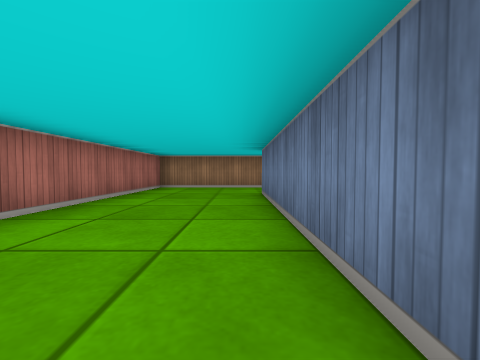
view 1 (above)

24 first-person views from a walk through a cub3D level. The camera is about half as high as the walls, tilts 2° down and sees 90° across. The floor is counted in squares. Each view is taken from the middle of a square. On the plan, view 1 faces up. The plan holds only what a view shows up to about 9 squares ahead; the rest is blank. The place goes on beyond the plan.

view 2
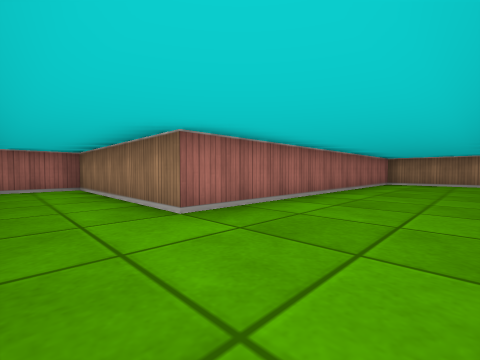

view 3
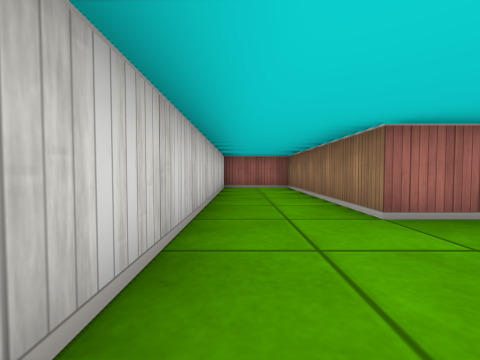

view 4
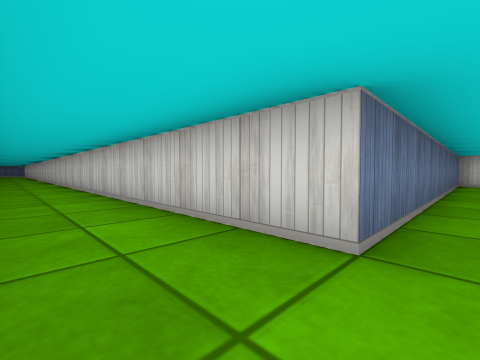

view 5
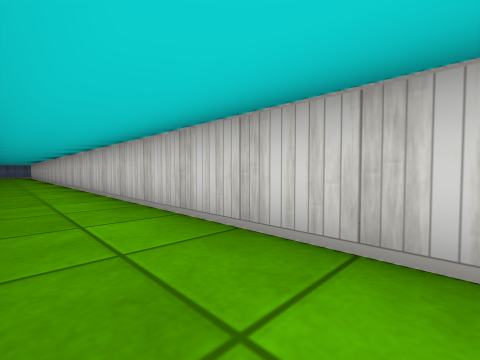

view 6
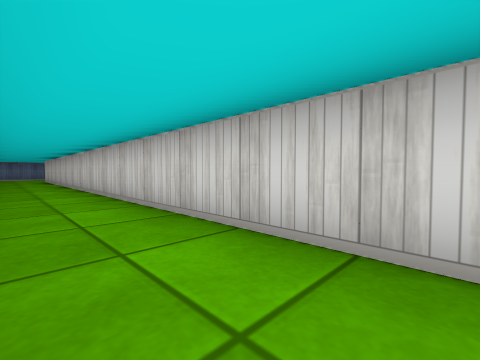

view 7
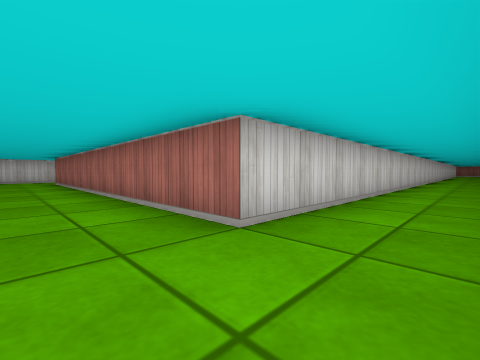

view 8
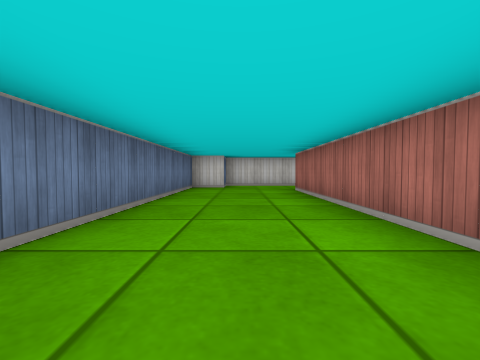

view 9
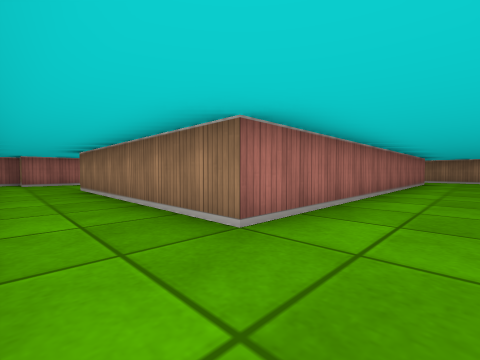

view 10
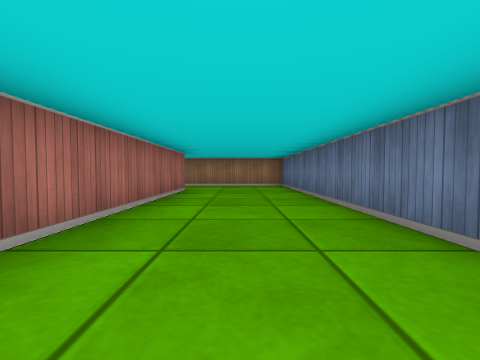

view 11
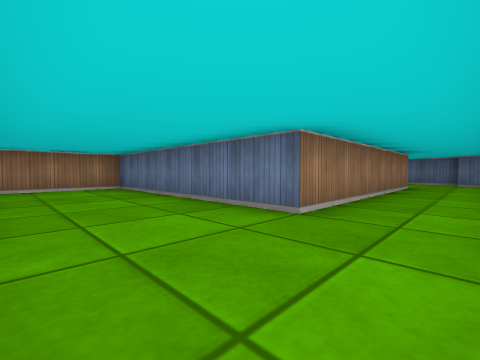

view 12
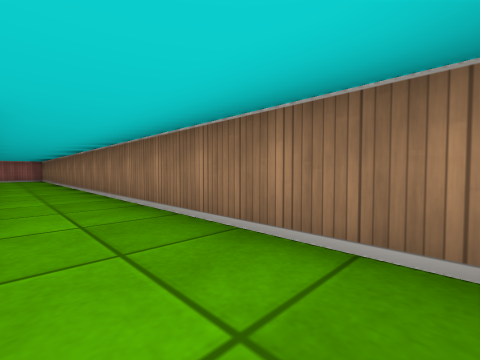

view 13
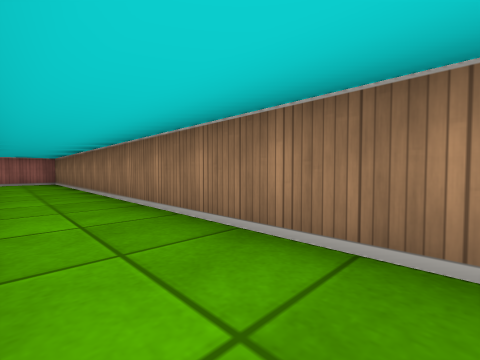

view 14
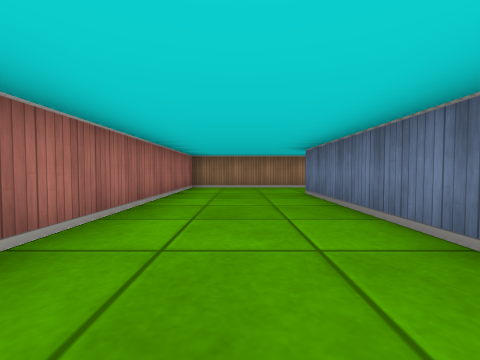

view 15
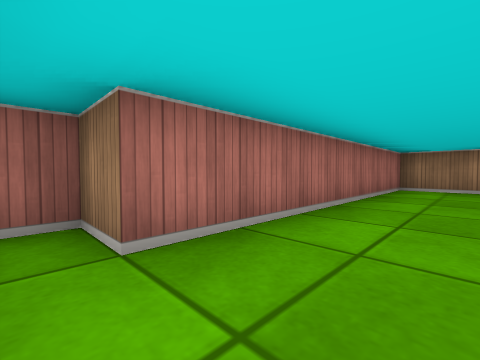

view 16
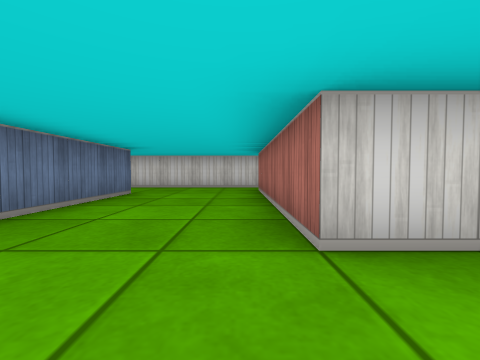

view 17
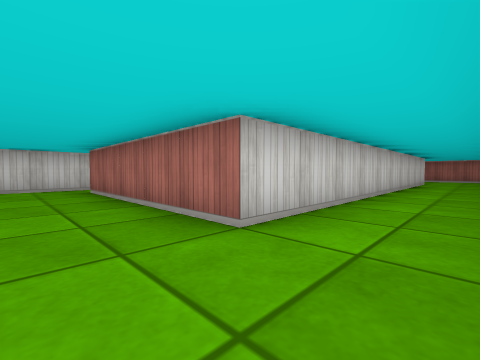

view 18
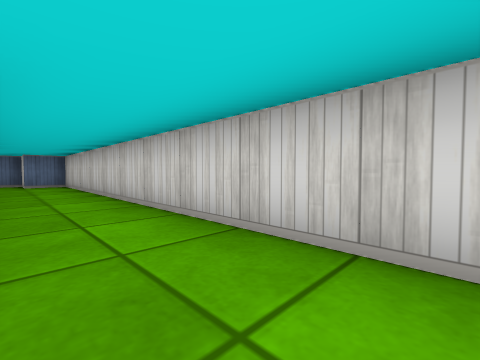

view 19
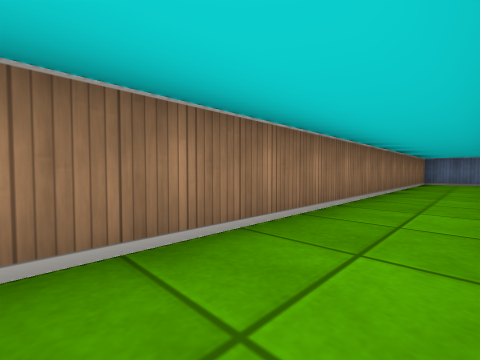

view 20
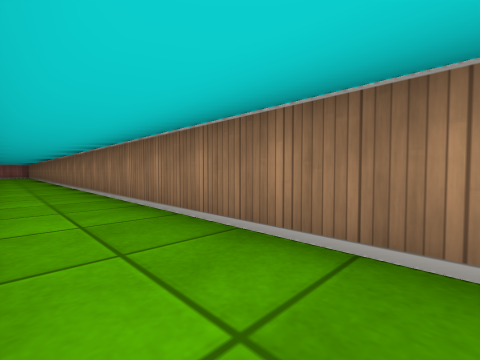

view 21
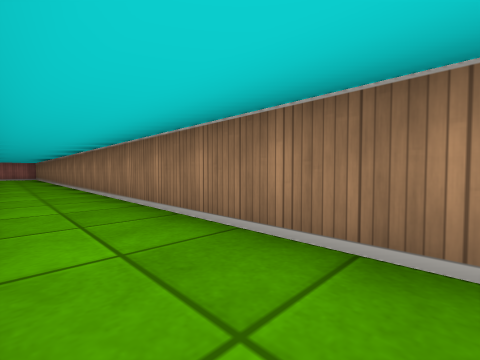

view 22
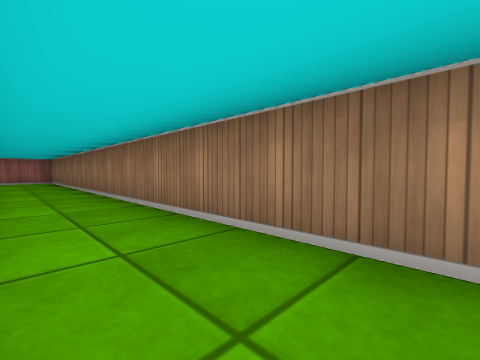

view 23
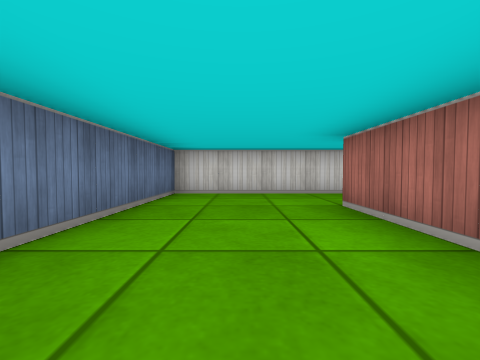

view 24
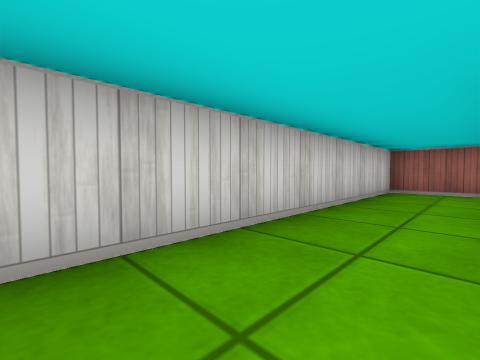

### Floor plan
Points are (right, up) in squares from view 1. A wall is a line through its corners. A room is listed if a view was taken in it or the views show most of it. See-through windows are left out.
Room 1 (views 1, 2, 3, 4, 5, 6, 7, 8, 9, 10, 11, 12, 13, 14, 15, 16, 17, 18, 19, 20, 21, 22, 23, 24)
walls: (17.5, -5.4) (17.5, -6); (8.5, -4.6) (8.5, -0.5) (18.5, -0.5) (18.5, -5.5); (18.2, -6.5) (29.5, -6.5) (29.5, -5.5) (30.5, -5.5) (30.5, 7.5) (-2.5, 7.5) (-2.5, -1.5) (-7.5, -1.5) (-7.5, -3.5) (0.5, -3.5) (0.5, 5.5) (27.5, 5.5) (27.5, -4.5) (21.5, -4.5) (21.5, 1.5) (5.5, 1.5) (5.5, -5.5) (4.5, -5.5) (4.5, -6.1)

Positions as (right, up) in squares from view 1, and headings:
1: (0, 0), facing up
2: (0, -3), facing up-left
3: (0, -3), facing left
4: (0, 7), facing down-right
5: (6, 7), facing down-right
6: (13, 7), facing down-right
7: (29, 7), facing down-left
8: (29, 2), facing down
9: (29, -6), facing up-left
10: (29, -1), facing up
11: (19, -6), facing up-right
12: (21, 0), facing up-left
13: (17, 0), facing up-left
14: (7, -6), facing up
15: (7, -6), facing up-left
16: (19, 1), facing down
17: (20, 1), facing down-left
18: (20, -5), facing down-right
19: (19, 6), facing up-right
20: (21, 6), facing up-left
21: (16, 6), facing up-left
22: (10, 6), facing up-left
23: (-1, 2), facing down
24: (-1, -2), facing down-left
